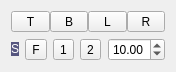
            <widget class="QWidget" name="genShadowPage">
             <property name="geometry">
              <rect>
               <x>0</x>
               <y>0</y>
               <width>176</width>
               <height>71</height>
              </rect>
             </property>
             <attribute name="label">
              <string>Shadow</string>
             </attribute>
             <layout class="QGridLayout" name="gridLayout_30">
              <item row="0" column="0">
               <layout class="QGridLayout" name="gridLayout_33">
                <property name="spacing">
                 <number>0</number>
                </property>
                <item row="0" column="0">
                 <widget class="QToolButton" name="genShadowTopBtn">
                  <property name="sizePolicy">
                   <sizepolicy hsizetype="Preferred" vsizetype="Fixed">
                    <horstretch>0</horstretch>
                    <verstretch>0</verstretch>
                   </sizepolicy>
                  </property>
                  <property name="toolTip">
                   <string>Generate Top part of shadow</string>
                  </property>
                  <property name="text">
                   <string>T</string>
                  </property>
                  <property name="checkable">
                   <bool>true</bool>
                  </property>
                  <property name="toolButtonStyle">
                   <enum>Qt::ToolButtonTextBesideIcon</enum>
                  </property>
                 </widget>
                </item>
                <item row="0" column="1">
                 <widget class="QToolButton" name="genShadowBottomBtn">
                  <property name="sizePolicy">
                   <sizepolicy hsizetype="Preferred" vsizetype="Fixed">
                    <horstretch>0</horstretch>
                    <verstretch>0</verstretch>
                   </sizepolicy>
                  </property>
                  <property name="toolTip">
                   <string>Generate Bottom part of shadow</string>
                  </property>
                  <property name="text">
                   <string>B</string>
                  </property>
                  <property name="checkable">
                   <bool>true</bool>
                  </property>
                  <property name="toolButtonStyle">
                   <enum>Qt::ToolButtonTextBesideIcon</enum>
                  </property>
                 </widget>
                </item>
                <item row="0" column="2">
                 <widget class="QToolButton" name="genShadowLeftBtn">
                  <property name="sizePolicy">
                   <sizepolicy hsizetype="Preferred" vsizetype="Fixed">
                    <horstretch>0</horstretch>
                    <verstretch>0</verstretch>
                   </sizepolicy>
                  </property>
                  <property name="toolTip">
                   <string>Generate Left part of shadow</string>
                  </property>
                  <property name="text">
                   <string>L</string>
                  </property>
                  <property name="checkable">
                   <bool>true</bool>
                  </property>
                  <property name="toolButtonStyle">
                   <enum>Qt::ToolButtonTextBesideIcon</enum>
                  </property>
                 </widget>
                </item>
                <item row="0" column="3">
                 <widget class="QToolButton" name="genShadowRightBtn">
                  <property name="sizePolicy">
                   <sizepolicy hsizetype="Preferred" vsizetype="Fixed">
                    <horstretch>0</horstretch>
                    <verstretch>0</verstretch>
                   </sizepolicy>
                  </property>
                  <property name="toolTip">
                   <string>Generate Right prt of shadow</string>
                  </property>
                  <property name="text">
                   <string>R</string>
                  </property>
                  <property name="checkable">
                   <bool>true</bool>
                  </property>
                  <property name="toolButtonStyle">
                   <enum>Qt::ToolButtonTextBesideIcon</enum>
                  </property>
                 </widget>
                </item>
               </layout>
              </item>
              <item row="1" column="0">
               <layout class="QGridLayout" name="gridLayout_24">
                <item row="0" column="0">
                 <widget class="QLabel" name="interiorLbl_2">
                  <property name="sizePolicy">
                   <sizepolicy hsizetype="Maximum" vsizetype="Maximum">
                    <horstretch>0</horstretch>
                    <verstretch>0</verstretch>
                   </sizepolicy>
                  </property>
                  <property name="palette">
                   <palette>
                    <active>
                     <colorrole role="WindowText">
                      <brush brushstyle="SolidPattern">
                       <color alpha="255">
                        <red>255</red>
                        <green>255</green>
                        <blue>255</blue>
                       </color>
                      </brush>
                     </colorrole>
                     <colorrole role="Base">
                      <brush brushstyle="SolidPattern">
                       <color alpha="255">
                        <red>252</red>
                        <green>252</green>
                        <blue>252</blue>
                       </color>
                      </brush>
                     </colorrole>
                     <colorrole role="Window">
                      <brush brushstyle="SolidPattern">
                       <color alpha="255">
                        <red>85</red>
                        <green>85</green>
                        <blue>127</blue>
                       </color>
                      </brush>
                     </colorrole>
                    </active>
                    <inactive>
                     <colorrole role="WindowText">
                      <brush brushstyle="SolidPattern">
                       <color alpha="255">
                        <red>255</red>
                        <green>255</green>
                        <blue>255</blue>
                       </color>
                      </brush>
                     </colorrole>
                     <colorrole role="Base">
                      <brush brushstyle="SolidPattern">
                       <color alpha="255">
                        <red>252</red>
                        <green>252</green>
                        <blue>252</blue>
                       </color>
                      </brush>
                     </colorrole>
                     <colorrole role="Window">
                      <brush brushstyle="SolidPattern">
                       <color alpha="255">
                        <red>85</red>
                        <green>85</green>
                        <blue>127</blue>
                       </color>
                      </brush>
                     </colorrole>
                    </inactive>
                    <disabled>
                     <colorrole role="WindowText">
                      <brush brushstyle="SolidPattern">
                       <color alpha="255">
                        <red>165</red>
                        <green>167</green>
                        <blue>169</blue>
                       </color>
                      </brush>
                     </colorrole>
                     <colorrole role="Base">
                      <brush brushstyle="SolidPattern">
                       <color alpha="255">
                        <red>85</red>
                        <green>85</green>
                        <blue>127</blue>
                       </color>
                      </brush>
                     </colorrole>
                     <colorrole role="Window">
                      <brush brushstyle="SolidPattern">
                       <color alpha="255">
                        <red>85</red>
                        <green>85</green>
                        <blue>127</blue>
                       </color>
                      </brush>
                     </colorrole>
                    </disabled>
                   </palette>
                  </property>
                  <property name="autoFillBackground">
                   <bool>true</bool>
                  </property>
                  <property name="text">
                   <string>S</string>
                  </property>
                  <property name="margin">
                   <number>5</number>
                  </property>
                 </widget>
                </item>
                <item row="0" column="2">
                 <widget class="QToolButton" name="shadowColor1Btn">
                  <property name="toolTip">
                   <string>Primary color</string>
                  </property>
                  <property name="text">
                   <string>1</string>
                  </property>
                 </widget>
                </item>
                <item row="0" column="1">
                 <widget class="QToolButton" name="shadowFillTypeBtn">
                  <property name="toolTip">
                   <string>Color: (F)lat, (I)nverted (G)radient</string>
                  </property>
                  <property name="text">
                   <string>F</string>
                  </property>
                 </widget>
                </item>
                <item row="0" column="3">
                 <widget class="QToolButton" name="shadowColor2Btn">
                  <property name="toolTip">
                   <string>Secondary color</string>
                  </property>
                  <property name="text">
                   <string>2</string>
                  </property>
                 </widget>
                </item>
                <item row="0" column="4">
                 <spacer name="horizontalSpacer_9">
                  <property name="orientation">
                   <enum>Qt::Horizontal</enum>
                  </property>
                  <property name="sizeHint" stdset="0">
                   <size>
                    <width>0</width>
                    <height>20</height>
                   </size>
                  </property>
                 </spacer>
                </item>
                <item row="0" column="5">
                 <widget class="QDoubleSpinBox" name="genShadowWidthSpin">
                  <property name="toolTip">
                   <string>Shadow width</string>
                  </property>
                  <property name="value">
                   <double>10.000000000000000</double>
                  </property>
                 </widget>
                </item>
               </layout>
              </item>
              <item row="2" column="0">
               <spacer name="verticalSpacer_3">
                <property name="orientation">
                 <enum>Qt::Vertical</enum>
                </property>
                <property name="sizeHint" stdset="0">
                 <size>
                  <width>20</width>
                  <height>175</height>
                 </size>
                </property>
               </spacer>
              </item>
             </layout>
            </widget>
